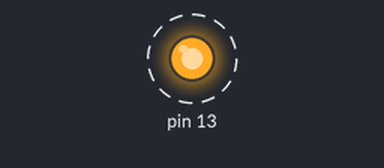
Simulated run of this sketch. Board: Arduino Uno, built with avr-gcc and run on an emulated ATmega328P. Shown: output pins drawn as LEDs (lit = HIGH). Dashed ring = blinking. What the sketch prints to the serial monitor is not drawn.

Above: at 0.2 s.
Timing chart, 0 to 3.0 s (numbered marks = the images above):
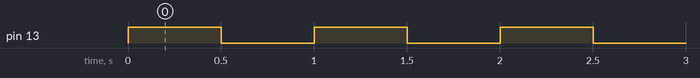

The sketch:

LeoNonParteFixed.ino
```cpp
void setup() {
  pinMode(13, OUTPUT);

  //non parte fino a che non collego il SerialMonitor!!

  Serial.begin(9600);
  int t = 0;
  while ((!Serial) && (t < 10)){
    delay(100);
    t++;
    digitalWrite(13, !digitalRead(13));
  }
  Serial.println("Blink!");
}

void loop() {
  digitalWrite(13, !digitalRead(13));
  delay(500);
}
```

Measured:
- by itself, pin 13: alternates HIGH for 0.50 s and LOW for 0.50 s
